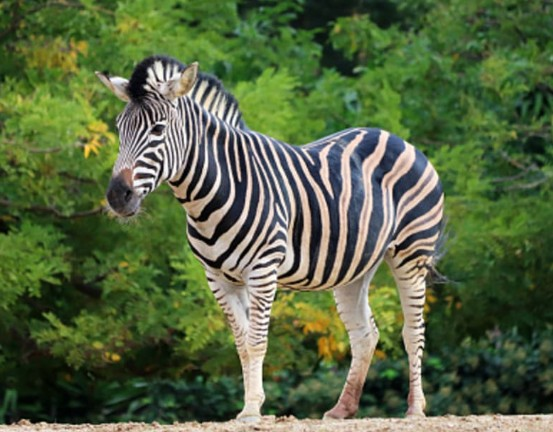
//> input picture computer_vision/data/zebra.jpg, 553 x 432 px
$ ./lab01_2   (built with g++ and OpenCV 4)
//> lines starting //> are read from the running program, lines starting //| are printed output that depends on the picture
#include <iostream>
#include <string>

#include <opencv2/opencv.hpp>

int main(int argc, char** argv) {
    const std::string inputPath = argc > 1
        ? argv[1]
        : "./data/zebra.jpg";

    const cv::Mat original = cv::imread(inputPath, cv::IMREAD_COLOR);
//> original is the input picture: 432 rows x 553 cols, CV_8UC3; mean B, G, R 65.6, 102.1, 86.2
    if (original.empty()) {
        std::cerr << "이미지를 불러올 수 없습니다: " << inputPath << '\n';
        return 1;
    }

    constexpr int screenWidth = 800;
    constexpr int screenHeight = 600;
    const cv::Size screenSize(screenWidth, screenHeight);

    // 컬러 원본을 먼저 800x600으로 표준화합니다.
    cv::Mat standardizedColor;
    cv::resize(original, standardizedColor, screenSize, 0.0, 0.0, cv::INTER_AREA);

    // 배경은 grayscale로 처리한 뒤 BGR로 변환해 컬러 HUD를 그립니다.
    cv::Mat grayscale;
    cv::Mat background;
    cv::cvtColor(standardizedColor, grayscale, cv::COLOR_BGR2GRAY);
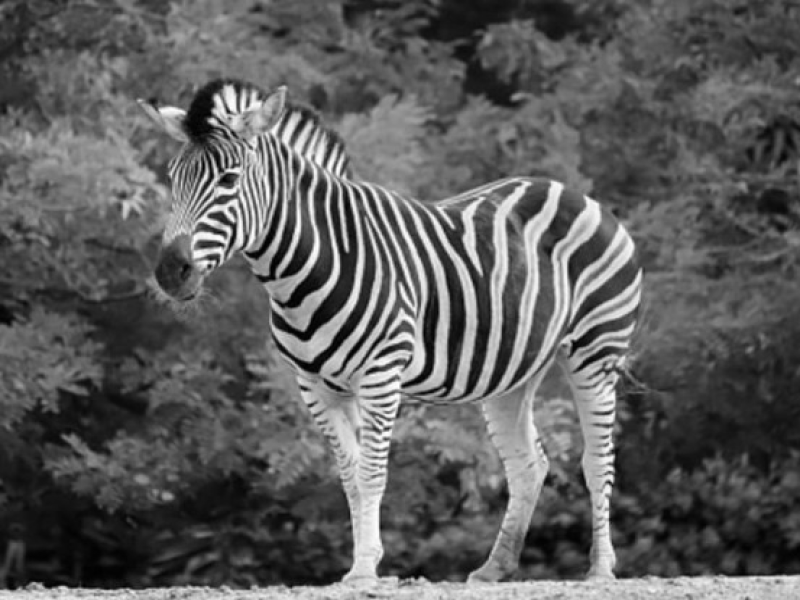
//> grayscale: 600 rows x 800 cols, CV_8UC1; min 0, max 255, mean 93.1
    background = grayscale;
    cv::cvtColor(background, background, cv::COLOR_GRAY2BGR);

    // 원본 컬러 영상의 PIP를 우측 하단에 배치합니다.
    const cv::Size pipSize(
        static_cast<int>(screenWidth * 0.3),
        static_cast<int>(screenHeight * 0.3));
    cv::Mat pip;
    cv::resize(standardizedColor, pip, pipSize, 0.0, 0.0, cv::INTER_AREA);
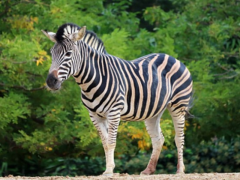
//> pip: 180 rows x 240 cols, CV_8UC3; mean B, G, R 65.5, 102, 86.1

    const int margin = 20;
    const cv::Rect pipRect(
        screenWidth - pip.cols - margin,
        screenHeight - pip.rows - margin,
        pip.cols,
        pip.rows);
//> pipRect = Rect(540, 400, 240, 180)
    pip.copyTo(background(pipRect));
    cv::rectangle(background, pipRect, cv::Scalar(0, 0, 255), 2, cv::LINE_AA);

    const cv::Point center(screenWidth / 2, screenHeight / 2);
    cv::circle(background, center, 100, cv::Scalar(0, 255, 0), 2, cv::LINE_AA);
    cv::line(background,
             cv::Point(center.x - 130, center.y),
             cv::Point(center.x + 130, center.y),
             cv::Scalar(0, 0, 255), 2, cv::LINE_AA);
    cv::line(background,
             cv::Point(center.x, center.y - 130),
             cv::Point(center.x, center.y + 130),
             cv::Scalar(0, 0, 255), 2, cv::LINE_AA);

    constexpr int fontFace = cv::FONT_HERSHEY_SIMPLEX;
    cv::putText(background, "CCTV-01 [REC]", cv::Point(20, 35),
                fontFace, 0.8, cv::Scalar(0, 0, 255), 2, cv::LINE_AA);
    cv::putText(background, "STATUS: TARGET DETECTED", cv::Point(20, 70),
                fontFace, 0.65, cv::Scalar(255, 255, 255), 2, cv::LINE_AA);
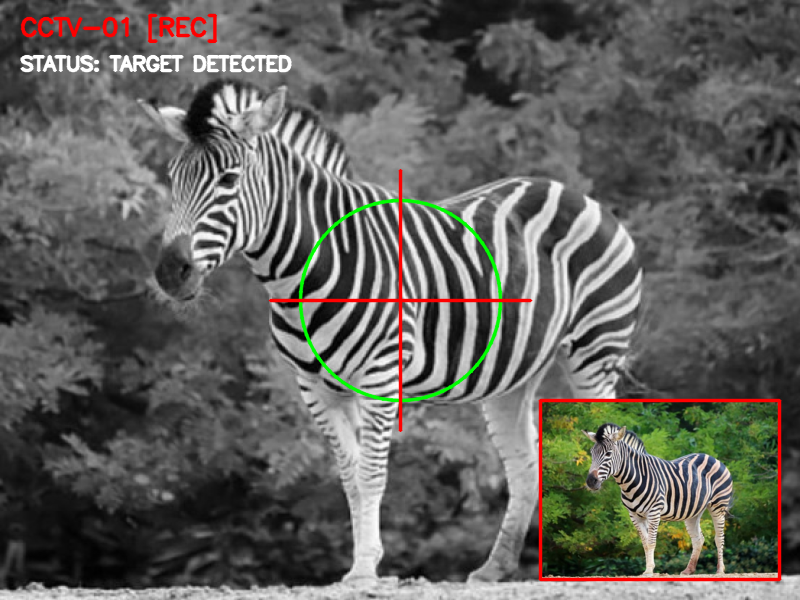
//> background: 600 rows x 800 cols, CV_8UC3; mean B, G, R 91.7, 95.9, 96.8

    const std::string outputPath = "cctv_output.jpg";
    if (!cv::imwrite(outputPath, background)) {
        std::cerr << "결과 이미지를 저장할 수 없습니다: " << outputPath << '\n';
        return 1;
    }

    cv::imshow("Original", standardizedColor);
    cv::imshow("CCTV Monitoring", background);
    cv::waitKey(0);
    return 0;
}

$ run again, with computer_vision/data/yolo_test.jpg copied over computer_vision/data/zebra.jpg
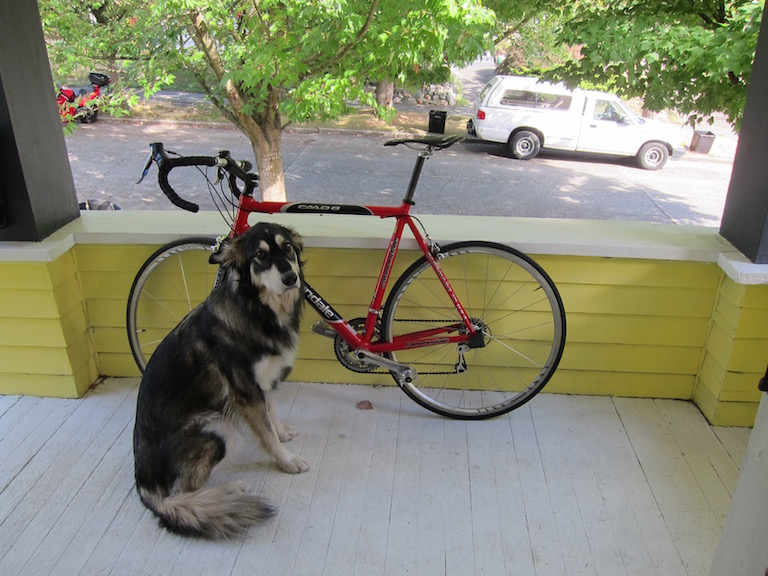
//> input picture computer_vision/data/yolo_test.jpg, 768 x 576 px
//> original is the input picture: 576 rows x 768 cols, CV_8UC3; mean B, G, R 114.1, 135.7, 134.4
//> `cv::cvtColor(standardizedColor, grayscale, cv::COLOR_BGR2GRAY);`:
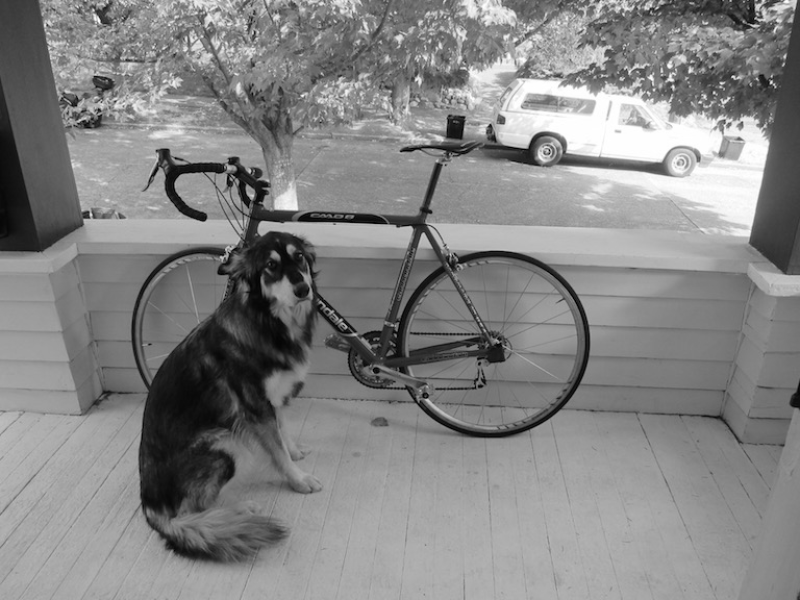
//> grayscale: 600 rows x 800 cols, CV_8UC1; min 0, max 255, mean 132.8
//> `cv::putText(background, "STATUS: TARGET DETECTED", cv::Point(20, 70), ..`:
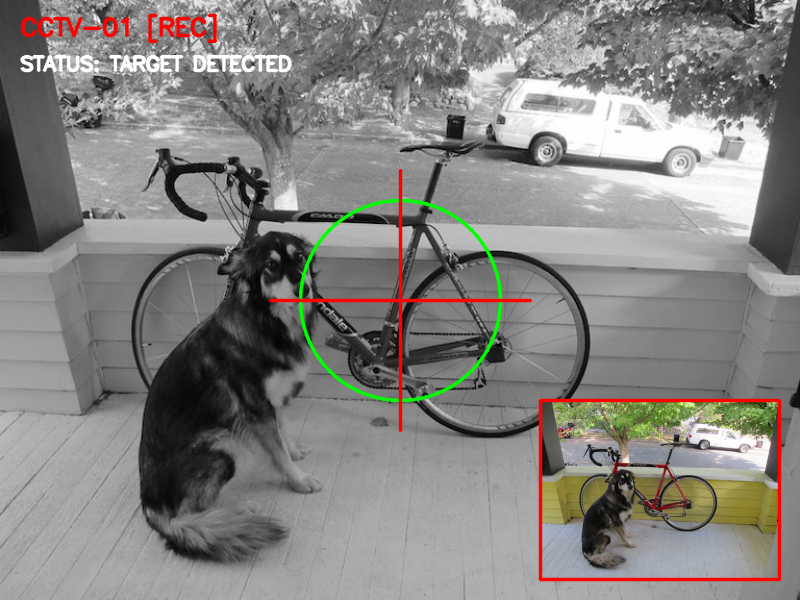
//> background: 600 rows x 800 cols, CV_8UC3; mean B, G, R 128.5, 131.5, 133.6

$ run again, with computer_vision/data/big_tree.png saved as computer_vision/data/zebra.jpg
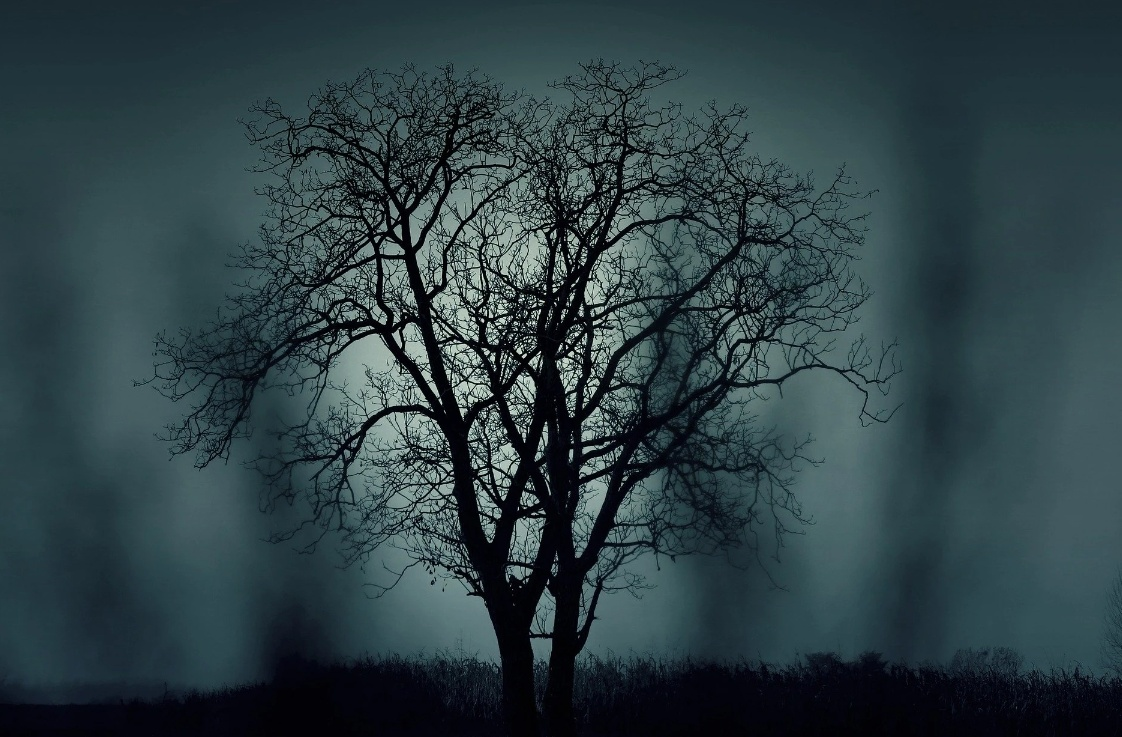
//> input picture computer_vision/data/big_tree.png, 1122 x 737 px
//> original is the input picture: 737 rows x 1122 cols, CV_8UC3; mean B, G, R 68.5, 63.7, 45.6
//> `cv::resize(standardizedColor, pip, pipSize, 0.0, 0.0, cv::INTER_AREA);`:
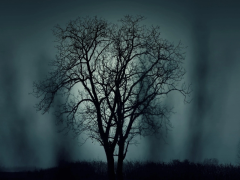
//> pip: 180 rows x 240 cols, CV_8UC3; mean B, G, R 68.5, 63.7, 45.6
//> `cv::putText(background, "STATUS: TARGET DETECTED", cv::Point(20, 70), ..`:
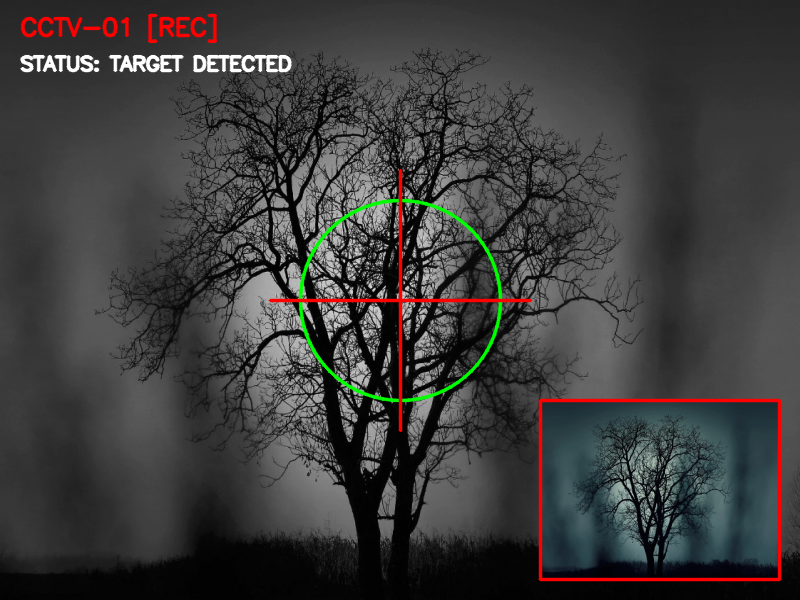
//> background: 600 rows x 800 cols, CV_8UC3; mean B, G, R 60.2, 60.9, 61.5
